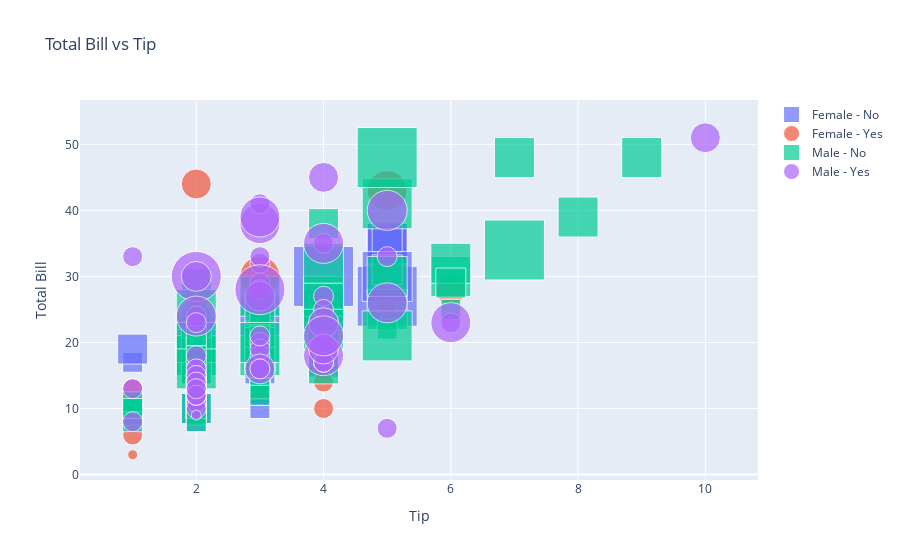

The cell this chart's notebook holds for it:
### Code cell
symbol_map = {'Yes': 'circle', 'No': 'square'}
traces = []
for sex in tips['sex'].unique():
    for smoker in tips['smoker'].unique():
        filtered_data = tips[(tips['sex'] == sex) & (tips['smoker'] == smoker)]
        trace = go.Scatter(
            x=filtered_data['tip'],
            y=filtered_data['total_bill'],
            mode='markers',
            name=f"{sex} - {smoker}",
            marker=dict(
                symbol=symbol_map[smoker], 
                size=filtered_data['size']*10
            )
        )
        traces.append(trace)
layout = go.Layout(
    title='Total Bill vs Tip',
    xaxis=dict(title='Tip'),
    yaxis=dict(title='Total Bill'),
    showlegend=True
)
fig = go.Figure(data=traces, layout=layout)
fig.show()

### Figure 1 — Plotly figure (JSON) as saved in the notebook; plotly's stock layout.template omitted (floating-point values rounded to 4 significant figures)
{"data": [{"marker": {"size": [20, 40, 40, 20, 30, 30, 20, 20, 20, 20, 40, 30, 20, 40, 20, 20, 30, 20, 10, 40, 20, 20, 10, 30, 20, 20, 20, 40, 20, 20, 60, 20, 20, 20, 20, 20, 20, 20, 20, 20, 20, 20, 60, 20, 20, 30, 20, 50, 40, 20, 30, 30, 30, 20], "symbol": "square"}, "mode": "markers", "name": "Female - No", "type": "scatter", "x": [1, 4, 5, 3, 2, 4, 3, 2, 3, 3, 2, 3, 3, 5, 2, 2, 3, 2, 2, 5, 3, 4, 1, 4, 4, 2, 2, 3, 2, 3, 4, 2, 2, 3, 2, 2, 3, 1, 2, 2, 3, 4, 5, 2, 2, 1, 2, 5, 4, 3, 2, 3, 5, 3], "y": [17, 25, 35, 15, 10, 17, 20, 16, 20, 15, 21, 17, 10, 35, 26, 16, 17, 15, 10, 35, 23, 21, 7, 26, 17, 11, 12, 24, 13, 12, 30, 15, 11, 20, 11, 12, 18, 9, 10, 14, 13, 17, 27, 16, 8, 19, 12, 30, 25, 13, 16, 16, 36, 19]}, {"marker": {"size": [10, 20, 20, 20, 20, 20, 20, 30, 20, 20, 20, 20, 20, 20, 30, 30, 20, 40, 20, 20, 20, 20, 30, 20, 20, 30, 20, 40, 20, 20, 20, 20, 20], "symbol": "circle"}, "mode": "markers", "name": "Female - Yes", "type": "scatter", "x": [1, 3, 5, 1, 4, 2, 3, 2, 3, 4, 3, 2, 2, 4, 4, 4, 4, 5, 2, 2, 2, 2, 3, 2, 2, 6, 1, 3, 3, 2, 2, 3, 2], "y": [3, 27, 25, 6, 16, 11, 15, 44, 22, 14, 18, 11, 11, 10, 21, 18, 20, 43, 13, 13, 13, 16, 16, 13, 13, 28, 13, 30, 13, 16, 10, 22, 27]}, {"marker": {"size": [30, 30, 20, 40, 20, 40, 20, 20, 20, 20, 40, 20, 30, 30, 20, 40, 20, 40, 20, 20, 20, 20, 40, 20, 30, 30, 30, 30, 30, 20, 20, 20, 40, 20, 20, 40, 30, 20, 20, 20, 40, 20, 40, 30, 30, 20, 20, 20, 40, 20, 20, 20, 20, 20, 20, 20, 20, 20, 20, 20, 20, 30, 20, 40, 20, 20, 20, 20, 30, 20, 60, 50, 20, 20, 20, 20, 30, 40, 40, 60, 40, 40, 20, 20, 30, 20, 40, 50, 20, 40, 40, 20, 20, 20, 20, 30, 20], "symbol": "square"}, "mode": "markers", "name": "Male - No", "type": "scatter", "x": [2, 4, 3, 5, 2, 3, 2, 3, 2, 2, 3, 4, 4, 3, 4, 8, 3, 2, 2, 2, 4, 1, 2, 3, 4, 2, 2, 5, 2, 3, 3, 1, 6, 3, 5, 6, 2, 3, 2, 2, 4, 4, 7, 3, 3, 2, 2, 1, 4, 3, 3, 3, 2, 2, 4, 6, 3, 4, 2, 4, 3, 4, 3, 5, 2, 2, 2, 1, 2, 2, 7, 5, 2, 2, 2, 2, 3, 2, 2, 5, 2, 4, 2, 2, 3, 2, 4, 5, 1, 9, 3, 3, 3, 1, 1, 6, 2], "y": [10, 21, 24, 25, 9, 27, 15, 15, 10, 15, 18, 22, 16, 21, 18, 39, 20, 18, 13, 13, 22, 10, 18, 18, 24, 16, 19, 31, 16, 17, 14, 10, 30, 18, 22, 32, 29, 18, 13, 10, 26, 19, 48, 18, 20, 20, 12, 11, 27, 23, 17, 17, 16, 13, 18, 25, 21, 22, 12, 18, 14, 38, 24, 30, 12, 14, 16, 9, 23, 19, 34, 41, 10, 8, 14, 13, 17, 25, 20, 48, 16, 22, 13, 14, 25, 21, 32, 21, 8, 48, 20, 13, 12, 11, 10, 29, 18]}, {"marker": {"size": [40, 20, 20, 20, 20, 40, 20, 20, 20, 20, 20, 40, 20, 20, 20, 20, 20, 20, 20, 30, 20, 20, 20, 20, 20, 20, 20, 20, 40, 20, 30, 40, 20, 50, 30, 20, 20, 20, 20, 20, 20, 30, 40, 30, 40, 20, 30, 40, 50, 20, 20, 20, 10, 20, 40, 30, 20, 20, 20, 20], "symbol": "circle"}, "mode": "markers", "name": "Male - Yes", "type": "scatter", "x": [3, 2, 3, 2, 2, 4, 2, 3, 3, 5, 3, 5, 4, 2, 3, 2, 4, 4, 2, 10, 3, 5, 3, 4, 3, 2, 2, 4, 4, 6, 4, 6, 3, 2, 4, 2, 3, 2, 4, 2, 2, 4, 4, 3, 3, 2, 2, 5, 3, 2, 1, 2, 2, 2, 2, 3, 3, 1, 1, 2], "y": [38, 11, 20, 14, 11, 18, 15, 18, 19, 33, 29, 40, 27, 12, 21, 15, 20, 25, 16, 51, 16, 7, 32, 17, 33, 18, 14, 35, 35, 23, 45, 23, 41, 30, 23, 16, 28, 15, 17, 10, 14, 19, 21, 27, 39, 24, 30, 26, 28, 12, 8, 12, 9, 13, 24, 16, 16, 13, 33, 23]}], "layout": {"showlegend": true, "title": {"text": "Total Bill vs Tip"}, "xaxis": {"title": {"text": "Tip"}}, "yaxis": {"title": {"text": "Total Bill"}}}}
